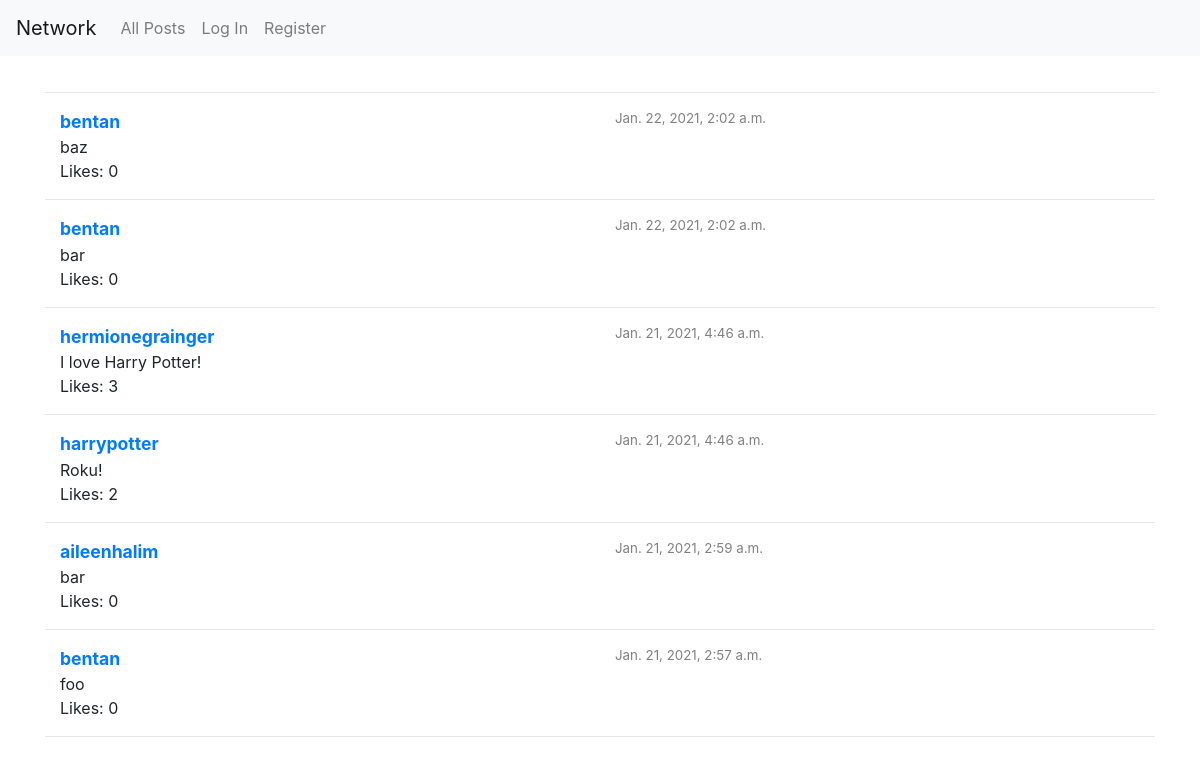
The page / on the database its author committed.
### network/models.py (models this page shows, shortened)
class Post(models.Model):
    user = models.ForeignKey(User, on_delete=models.CASCADE)
    post_content = models.TextField(max_length=280)
    likes = models.ManyToManyField(User, blank=True, related_name='user_likes')
    created_timestamp = models.DateTimeField(auto_now_add=True)
    edited_timestamp = models.DateTimeField(auto_now=True)

class User(AbstractUser):
    following = models.ManyToManyField('self', blank=True, related_name='followers', symmetrical=False)
    def __str__(self):
        return f"{self.username}"

### network/views.py (the view)
# urls.py: path("", views.index, name="index"),
def index(request):
    if request.method == 'POST' and request.user.is_authenticated:
        p = PostForm(request.POST)
        if p.is_valid():
            r = Post(user = request.user, post_content = p.cleaned_data['post_content'])
            r.save()
            return HttpResponseRedirect(reverse("index"))
    posts = Post.objects.order_by('-edited_timestamp')
    duration_dict = {}
    for post in posts:
        duration_dict[post.id] = duration(post.edited_timestamp)
    form = PostForm()
    return render(request, "network/index.html", {
        'form': form,
        'posts': posts,
        'durations': duration_dict,
    })

### network/templates/network/index.html (shortened to what this page needs)
{% extends "network/layout.html" %}
{% block body %}
    <div class="container">
        <div style="padding: 10px;"></div>
        <hr>
        {% for post in posts %}
            <div class="container">
                <div class="row">
                    <div class="col allPostUsername"><a href="{% url 'user' post.user %}">{{ post.user }}</a></div>
                    <div class="col allPostTimestamp">{{ post.edited_timestamp }}</div>
                </div>
                <div class="row">
                    <div class="col">{{ post.post_content }}</div>
                </div>
                <div class="row">
                    <div class="col">Likes: {{ post.likes.all.count}}</div>
                </div>
            </div>
            <hr>
        {% endfor %}
    </div>
{% endblock %}

### network/static/network/styles.css (style rules this page uses)
.allPostUsername { font-weight: bold; font-size: 1.1em; }
.allPostTimestamp { color: grey; font-size: smaller; }

### rows shown on the page
Post: user "bentan", edited_timestamp "Jan. 22, 2021, 2:02 a.m.", post_content "baz", likes.all.count "0"
Post: user "bentan", edited_timestamp "Jan. 22, 2021, 2:02 a.m.", post_content "bar", likes.all.count "0"
Post: user "hermionegrainger", edited_timestamp "Jan. 21, 2021, 4:46 a.m.", post_content "I love Harry Potter!", likes.all.count "3"
Post: user "harrypotter", edited_timestamp "Jan. 21, 2021, 4:46 a.m.", post_content "Roku!", likes.all.count "2"
Post: user "aileenhalim", edited_timestamp "Jan. 21, 2021, 2:59 a.m.", post_content "bar", likes.all.count "0"
Post: user "bentan", edited_timestamp "Jan. 21, 2021, 2:57 a.m.", post_content "foo", likes.all.count "0"
